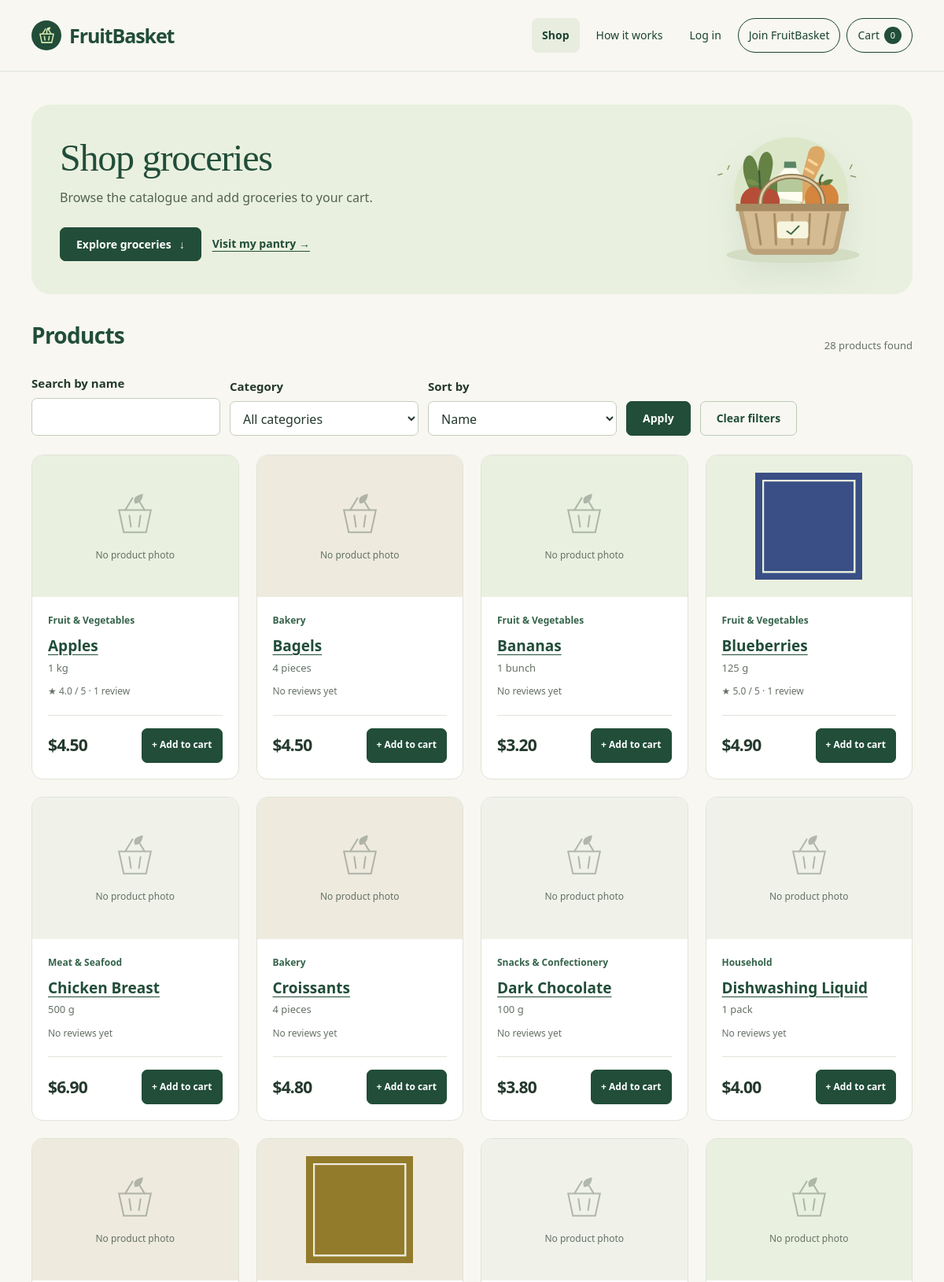
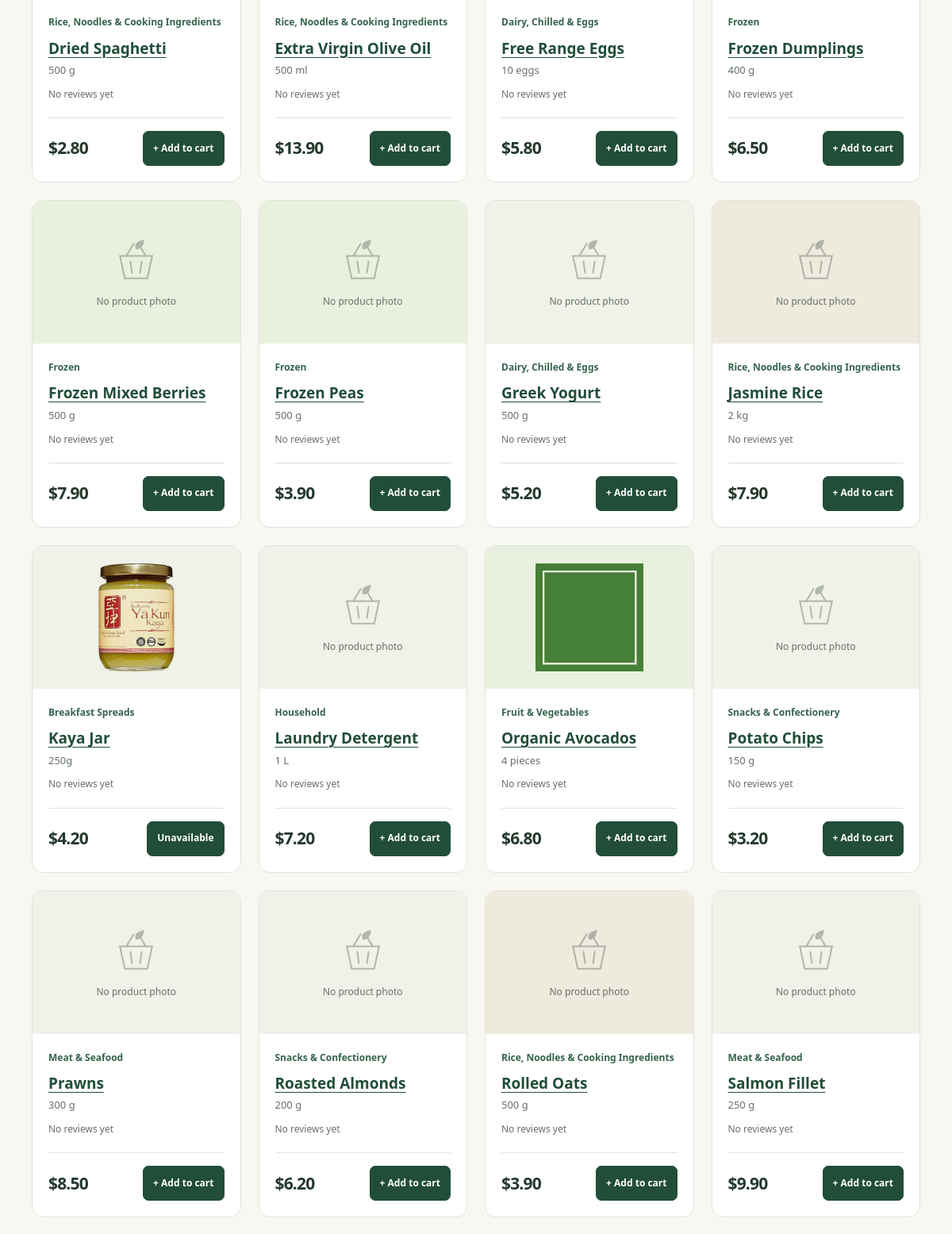
/store/ (upper part), run on the app's committed database (2 pictures, top to bottom).
### adminpanel/models.py (models this page shows, shortened)
class Product(models.Model):
    Pid = models.CharField(max_length=5, primary_key=True)
    Pname = models.CharField(max_length=200)
    Pcategory = models.ForeignKey(Category, on_delete=models.PROTECT, db_column="Pcategory", related_name="products", verbose_name="Category")
    Psize = models.CharField(max_length=30)
    Pprice = models.FloatField()
    Plowstock = models.IntegerField(validators=[MinValueValidator(0)])
    Ptargetstock = models.PositiveIntegerField(null=True, blank=True, verbose_name='Target stock level')
    Pbulkquantity = models.PositiveIntegerField(null=True, blank=True, validators=[MinValueValidator(2)], verbose_name='Bulk quantity threshold')
    Pbulkprice = models.FloatField(null=True, blank=True, verbose_name='Bulk unit price')
    Pactive = models.BooleanField(default=True)
    Pimage = models.ImageField(upload_to='products/', blank=True, null=True)
    Pexpirydays = models.PositiveIntegerField(default=0)
    class Meta:
        constraints = [
            models.CheckConstraint(
                check=models.Q(Pprice__gt=0),
                name='Pprice_greater_than_zero'
            ),
            models.CheckConstraint(
                check=models.Q(Plowstock__gte=0),
                name='Plowstock_not_negative'
            ),
            models.CheckConstraint(condition=models.Q(Ptargetstock__isnull=True) | models.Q(Ptargetstock__gte=models.F('Plowstock')), name='product_target_at_least_low'),
            models.CheckConstraint(condition=(models.Q(Pbulkquantity__isnull=True, Pbulkprice__isnull=True) | models.Q(Pbulkquantity__isnull=False, Pbulkprice__isnull=False, Pbulkquantity__gte=2, Pbulkprice__gt=0, Pbulkprice__lte=models.F('Pprice'))), name='product_bulk_settings_valid')
        ]

class Category(models.Model):
    Ccode = models.CharField(max_length=20, primary_key=True, default=category_code, editable=False)
    Cname = models.CharField(max_length=200, unique=True, db_collation="nocase", verbose_name="Category name")
    class Meta:
        ordering = ["Cname", "Ccode"]
        constraints = [
            models.CheckConstraint(condition=~models.Q(Cname="") & models.Q(Cname=models.Func(models.F("Cname"), models.Value(CATEGORY_WHITESPACE), function="TRIM")), name="category_name_trimmed_nonempty"),
            models.CheckConstraint(condition=LessThanOrEqual(Length("Cname"), models.Value(200)), name="category_name_length"),
        ]

### store/views.py (the view)
# urls.py: path('', views.index, name='adminpanel_index'),
def index(request):
    products = Product.objects.filter(Pactive=True).select_related("Pcategory").annotate(
        **public_rating_annotations(),
        sellable_stock=Count('product_items', filter=sellable_stock_filter(item_prefix='product_items__', product_prefix=''))
    )
    search = request.GET.get('q', '').strip()
    if search:
        products = products.filter(Pname__icontains=search)
    category = request.GET.get('category', '')
    if category and not Category.objects.filter(pk=category).exists():
        category = ''
    if category:
        products = products.filter(Pcategory=category)
    sort = request.GET.get('sort', 'name')
    sort_options = {
        'name': ('Pname', 'Pid'),
        'price_asc': ('Pprice', 'Pname', 'Pid'),
        'price_desc': ('-Pprice', 'Pname', 'Pid'),
    }
    if sort not in sort_options:
        sort = 'name'
    products = products.order_by(*sort_options[sort])
    back_in_stock = []
    if request.session.get('Cid'):
        back_in_stock = Product.objects.filter(
            Pactive=True, product_notices__SNcustomer_id=request.session['Cid']
        ).annotate(
            sellable_stock=Count('product_items', filter=sellable_stock_filter(item_prefix='product_items__', product_prefix=''))
        ).filter(sellable_stock__gt=0)
    return render(request, 'store/index.html', {
        'products': products,
        'categories': Category.objects.values_list('Ccode', 'Cname'),
        'selected_category': category,
        'selected_sort': sort,
        'search': search,
        'back_in_stock': back_in_stock,
    })

### adminpanel/inventory.py (called while the page is built)
def stock_cutoff(today, product_prefix='Iproduct__'):
    days = ExpressionWrapper(
        Cast(F(product_prefix + 'Pexpirydays'), IntegerField()) * Value(timedelta(days=1)),
        output_field=DurationField(),
    )
    return ExpressionWrapper(Value(today, output_field=DateField()) + days, output_field=DateField())

def sellable_stock_filter(today=None, item_prefix='', product_prefix='Iproduct__'):
    today = today or timezone.localdate()
    return Q(**{product_prefix + 'Pactive': True, item_prefix + 'Istatus': 'available'}) & (
        Q(**{item_prefix + 'Iexpiry__isnull': True})
        | Q(**{item_prefix + 'Iexpiry__gte': stock_cutoff(today, product_prefix)})
    )

### store/views.py (called while the page is built)
def public_rating_annotations():
    ratings = Review.objects.filter(Ritem_id=OuterRef('product_items__pk')).order_by('pk').values('Rrating')[:1]
    rating = Coalesce(Subquery(ratings), F('product_items__Irating'))
    visible = ~Q(product_items__id__in=Review.objects.filter(Rvisible=False).values('Ritem_id'))
    return {'rating': Avg(rating, filter=visible), 'reviews': Count(rating, filter=visible)}

### store/templates/store/index.html (shortened to what this page needs)
{% extends 'store/store_base.html' %}
{% block page_class %}fb-store-page fb-shop-page{% endblock %}
{% block content %}
    <section class="fb-hero">
        <div>
            <h1>Shop groceries</h1>
            <p>Browse the catalogue and add groceries to your cart.</p>
            <div class="fb-actions">
                <a class="fb-button" href="#groceries">Explore groceries <span aria-hidden="true">&darr;</span>
                </a>
                <a class="fb-text-link" href="/store/pantry">Visit my pantry &rarr;</a>
            </div>
        </div>
        {% include 'grocery_art.html' %}
    </section>
    <section id="groceries">
        <div class="fb-section-heading">
            <div>
                <h2>Products</h2>
            </div>
            <span class="fb-help">{{ products|length }} product{{ products|length|pluralize }} found</span>
        </div>
        <form class="fb-shop-filters" method="get" action="{% url 'store_index' %}#groceries">
            <div class="fb-field">
                <label for="search">Search by name</label>
                <input id="search" type="search" name="q" value="{{ search }}" maxlength="100">
            </div>
            <div class="fb-field">
                <label for="category">Category</label>
                <select id="category" name="category">
                    <option value="">All categories</option>
                </select>
            </div>
            <div class="fb-field">
                <label for="sort">Sort by</label>
                <select id="sort" name="sort">
                    <option value="name" {% if selected_sort == 'name' %}selected{% endif %}>Name</option>
                </select>
            </div>
            <div class="fb-shop-filter-actions">
                <button type="submit">Apply</button>
                <a class="fb-button secondary" href="{% url 'store_index' %}#groceries">Clear filters</a>
            </div>
        </form>
        <div class="fb-product-grid">
            {% for product in products %}
                <article class="fb-product fb-product-{{ product.Pcategory_id }}">
                    <div class="fb-product-image">
                        {% if product.Pimage %}
                            <img src="{{ product.Pimage.url }}" alt="{{ product.Pname }}" loading="lazy">
                        {% else %}
                            <div class="fb-placeholder">
                                No product photo</div>
                        {% endif %}
                    </div>
                    <div class="fb-product-info">
                        <p class="fb-eyebrow">{{ product.Pcategory.Cname }}</p>
                        <h3><a href="/store/product/{{ product.Pid }}">{{ product.Pname }}</a></h3>
<p class="fb-product-size">{{ product.Psize }}</p>
                        <p class="fb-rating">
                            {% if product.reviews > 0 %}
                                <span aria-hidden="true">&#9733;</span> {{ product.rating|floatformat:1 }} / 5 &middot; {{ product.reviews }} review{{ product.reviews|pluralize }}{% else %}No reviews yet{% endif %}
                        </p>
                        <div class="fb-product-bottom">
                            <span class="fb-price">${{ product.Pprice|floatformat:2 }}</span>
                            <form action="/store/cart/{{ product.Pid }}" method="post">
                                <button type="submit" aria-label="Add {{ product.Pname }} to cart" {% if not product.sellable_stock %}disabled{% endif %}>{% if product.sellable_stock %}+ Add to cart{% else %}Unavailable{% endif %}</button>
                            </form>
                        </div>
                    </div>
                </article>
            {% empty %}
                <div class="fb-empty">
                    <h3>No products found</h3>
                    <p>No products match your search. Try another name or category, or clear your filters to see all products.</p>
                </div>
            {% endfor %}
        </div>
    </section>
{% endblock %}

### data on the page
Product: shows "No product photo", Pcategory.Cname "Fruit & Vegetables", Pname "Apples", Psize "1 kg", rating "4.0", reviews "1", Pprice "4.50", shows "+ Add to cart"
Product: Pimage "No product photo", Pcategory.Cname "Bakery", Pname "Bagels", Psize "4 pieces", shows "No reviews yet", Pprice "4.50", shows "+ Add to cart"
Product: Pimage "No product photo", Pcategory.Cname "Fruit & Vegetables", Pname "Bananas", Psize "1 bunch", shows "No reviews yet", Pprice "3.20", shows "+ Add to cart"
Product: Pimage (picture), Pcategory.Cname "Fruit & Vegetables", Pname "Blueberries", Psize "125 g", rating "5.0", reviews "1", Pprice "4.90", shows "+ Add to cart"
Product: Pimage "No product photo", Pcategory.Cname "Meat & Seafood", Pname "Chicken Breast", Psize "500 g", shows "No reviews yet", Pprice "6.90", shows "+ Add to cart"
Product: Pimage "No product photo", Pcategory.Cname "Bakery", Pname "Croissants", Psize "4 pieces", shows "No reviews yet", Pprice "4.80", shows "+ Add to cart"
Product: Pimage "No product photo", Pcategory.Cname "Snacks & Confectionery", Pname "Dark Chocolate", Psize "100 g", shows "No reviews yet", Pprice "3.80", shows "+ Add to cart"
Product: shows "No product photo", Pcategory.Cname "Household", Pname "Dishwashing Liquid", Psize "1 pack", shows "No reviews yet", Pprice "4.00", shows "+ Add to cart"
Product: Pimage "No product photo", Pcategory.Cname "Rice, Noodles & Cooking Ingredients", Pname "Dried Spaghetti", Psize "500 g", shows "No reviews yet", Pprice "2.80", shows "+ Add to cart"
Product: Pimage (picture), Pcategory.Cname "Rice, Noodles & Cooking Ingredients", Pname "Extra Virgin Olive Oil", Psize "500 ml", shows "No reviews yet", Pprice "13.90", shows "+ Add to cart"
Product: Pimage "No product photo", Pcategory.Cname "Dairy, Chilled & Eggs", Pname "Free Range Eggs", Psize "10 eggs", shows "No reviews yet", Pprice "5.80", shows "+ Add to cart"
Product: Pimage "No product photo", Pcategory.Cname "Frozen", Pname "Frozen Dumplings", Psize "400 g", shows "No reviews yet", Pprice "6.50", shows "+ Add to cart"
Product: Pimage "No product photo", Pcategory.Cname "Frozen", Pname "Frozen Mixed Berries", Psize "500 g", shows "No reviews yet", Pprice "7.90", shows "+ Add to cart"
Product: Pimage "No product photo", Pcategory.Cname "Frozen", Pname "Frozen Peas", Psize "500 g", shows "No reviews yet", Pprice "3.90", shows "+ Add to cart"
Product: Pimage "No product photo", Pcategory.Cname "Dairy, Chilled & Eggs", Pname "Greek Yogurt", Psize "500 g", shows "No reviews yet", Pprice "5.20", shows "+ Add to cart"
Product: Pimage "No product photo", Pcategory.Cname "Rice, Noodles & Cooking Ingredients", Pname "Jasmine Rice", Psize "2 kg", shows "No reviews yet", Pprice "7.90", shows "+ Add to cart"
Product: Pimage (picture), Pcategory.Cname "Breakfast Spreads", Pname "Kaya Jar", Psize "250g", shows "No reviews yet", Pprice "4.20", shows "Unavailable"
Product: Pimage "No product photo", Pcategory.Cname "Household", Pname "Laundry Detergent", Psize "1 L", shows "No reviews yet", Pprice "7.20", shows "+ Add to cart"
Product: Pimage (picture), Pcategory.Cname "Fruit & Vegetables", Pname "Organic Avocados", Psize "4 pieces", shows "No reviews yet", Pprice "6.80", shows "+ Add to cart"
Product: Pimage "No product photo", Pcategory.Cname "Snacks & Confectionery", Pname "Potato Chips", Psize "150 g", shows "No reviews yet", Pprice "3.20", shows "+ Add to cart"
Product: Pimage "No product photo", Pcategory.Cname "Meat & Seafood", Pname "Prawns", Psize "300 g", shows "No reviews yet", Pprice "8.50", shows "+ Add to cart"
Product: Pimage "No product photo", Pcategory.Cname "Snacks & Confectionery", Pname "Roasted Almonds", Psize "200 g", shows "No reviews yet", Pprice "6.20", shows "+ Add to cart"
Product: Pimage "No product photo", Pcategory.Cname "Rice, Noodles & Cooking Ingredients", Pname "Rolled Oats", Psize "500 g", shows "No reviews yet", Pprice "3.90", shows "+ Add to cart"
Product: Pimage "No product photo", Pcategory.Cname "Meat & Seafood", Pname "Salmon Fillet", Psize "250 g", shows "No reviews yet", Pprice "9.90", shows "+ Add to cart"

### other printed values
{{ request.session.cart|length }} "0"
{{ products|length }} "28"
